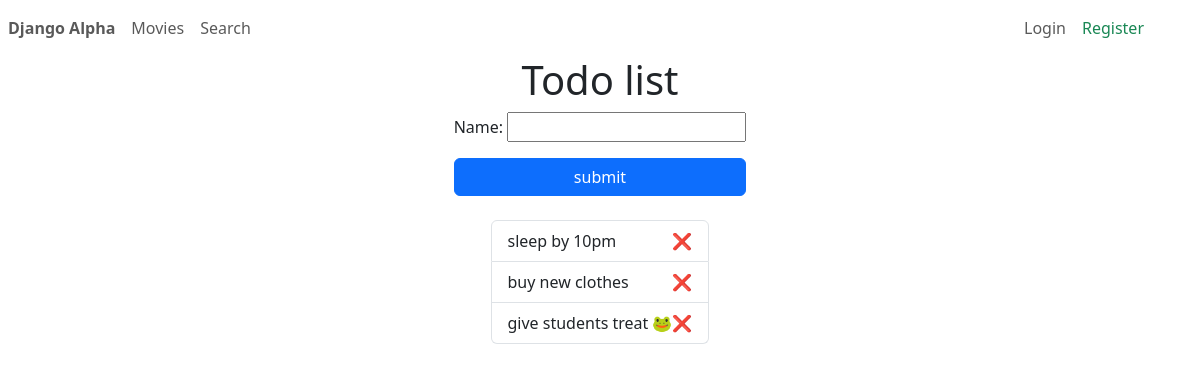
The app's page /, older data.
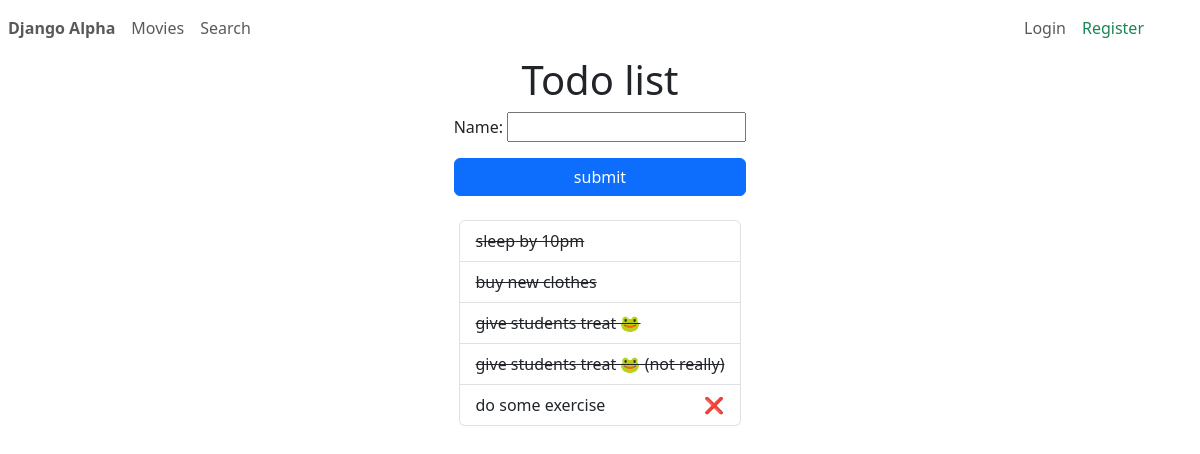
The same page, newer data.
### main/models.py (models this page shows)
class Task(models.Model):
    name = models.CharField(max_length = 150)
    completed = models.BooleanField(default=False)

### main/views.py (the view)
# urls.py: path("", index, name="index"),
def index(request):
    task_list = Task.objects.all() # select * from tasks
    return render(request, 'index.html', {
        'tasks': task_list,
        'form': TaskForm()
    })

### main/forms.py
class TaskForm(forms.ModelForm):
    class Meta:
        model = Task
        fields = ['name']

### templates/index.html (shortened to what this page needs)
<!doctype html>
<html lang="en">
<head>
    <link href="https://cdn.jsdelivr.net/npm/bootstrap@5.3.2/dist/css/bootstrap.min.css" rel="stylesheet"
 />
</head>
<body>
    <header>
        {% include 'components/menu.html' %}
    </header>
    <main>
        <h1>
            Todo list
        </h1>
        <div>
            <form action="{% url 'add_task' %}" method="post">
                {{form.as_p}}
                <div class="d-grid">
                    <button class="btn btn-primary">submit</button>
                </div>
            </form>
        </div>
        <div>
            <ul class="list-group mt-4">
                {% for item in tasks %}
                    {% if not item.completed %}
                    <li class="list-group-item d-flex">
                        {{item.name}}
                        <a class="nav-link ms-auto" href="{% url 'complete' item.id %}">❌</a>
                    </li>
                    {% else %}
                    <li class="list-group-item d-flex">
                        <del>{{item.name}}</del>
                    </li>
                    {% endif %}
                {% empty %}
                    <li class="list-group-item">No task added</li>
                {% endfor %}
            </ul>
        </div>
    </main>
</body>
</html>

### templates/components/menu.html
<nav class="navbar navbar-expand bg-transparent">
    <ul class="nav navbar-nav">
        <li class="nav-item">
            <a href="{% url 'index' %}" class="nav-link fw-bolder">Django Alpha</a>
        </li>
        <li>
            <a href="{% url 'view_movies' %}" class="nav-link">Movies</a>
        </li>
        <li>
            <a href="{% url 'search_movie' %}" class="nav-link">Search</a>
        </li>
    </ul>
    <ul class="nav navbar-nav ms-auto me-5">
        {% if user.is_authenticated %}
        <li class="nav-item">
            <a href="" class="nav-link fw-bold">
                {{user.username|title}}
            </a>
        </li>
        <li class="nav-item">
            <a href="{% url 'logout' %}" class="nav-link">Logout</a>
        </li>
        {% else %}
        <li class="nav-item">
            <a href="{% url 'login' %}" class="nav-link">
                Login
            </a>
        </li>
        <li class="nav-item">
            <a href="{% url 'register' %}" class="nav-link text-success">
                Register
            </a>
        </li>
        {% endif %}
    </ul>
</nav>

### templates/index.html (style rules this page uses)
main { display: grid; place-items: center; }

Row changes from the older to the newer data that the page shows:
changed Task "sleep by 10pm": completed False → True (drawn)
changed Task "buy new clothes": completed False → True (drawn)
changed Task "give students treat 🐸": completed False → True (drawn)
added Task: name "give students treat 🐸 (not really)"
added Task: name "do some exercise"
